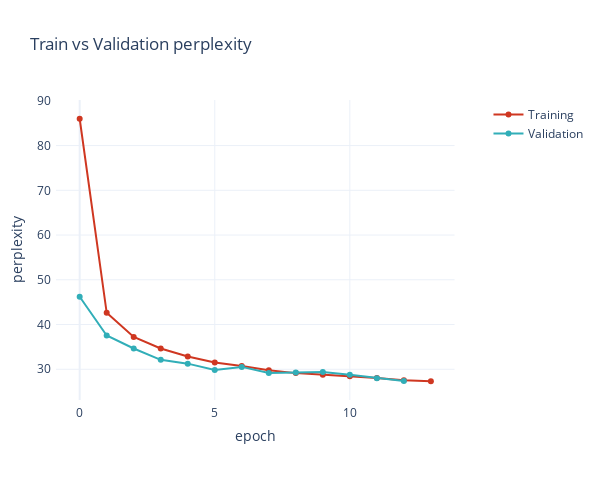

Write notebook code for a chart like this one.
### Code cell
fig = make_subplots(rows=1, cols=1,
                    specs=[[{"secondary_y": True}]])

fig.add_trace(
    go.Scatter(y=train_epoch_perplex, name="Training",  marker_color = '#cf3721'),
    row=1, col=1, secondary_y=False)

fig.add_trace(
    go.Scatter(y=valid_epoch_perplex, name="Validation",  marker_color = '#31aeb8'), 
    row=1, col=1, secondary_y=False, 
)


fig.update_layout(template = 'plotly_white', 
                  title_text = 'Train vs Validation perplexity',
                 autosize=False,
    width=600,
    height=500,
    margin=dict(
        l=50,
        r=50,
        b=100,
        t=100,
        pad=4))

fig.update_xaxes(title_text='epoch')
fig.update_yaxes(title_text='perplexity')
fig.show()


fig.write_html("perplex.html")

### Figure 1 — Plotly figure (JSON) as saved in the notebook; plotly's stock layout.template omitted (floating-point values rounded to 4 significant figures)
{"data": [{"marker": {"color": "#cf3721"}, "name": "Training", "type": "scatter", "xaxis": "x", "y": [86.0, 42.61, 37.21, 34.64, 32.83, 31.49, 30.71, 29.77, 29.13, 28.76, 28.46, 28.02, 27.52, 27.32], "yaxis": "y"}, {"marker": {"color": "#31aeb8"}, "name": "Validation", "type": "scatter", "xaxis": "x", "y": [46.2, 37.56, 34.64, 32.11, 31.25, 29.83, 30.53, 29.14, 29.26, 29.39, 28.75, 28.01, 27.38], "yaxis": "y"}], "layout": {"autosize": false, "height": 500, "margin": {"b": 100, "l": 50, "pad": 4, "r": 50, "t": 100}, "title": {"text": "Train vs Validation perplexity"}, "width": 600, "xaxis": {"anchor": "y", "domain": [0, 0.94], "title": {"text": "epoch"}}, "yaxis": {"anchor": "x", "domain": [0, 1], "title": {"text": "perplexity"}}, "yaxis2": {"anchor": "x", "overlaying": "y", "side": "right", "title": {"text": "perplexity"}}}}
